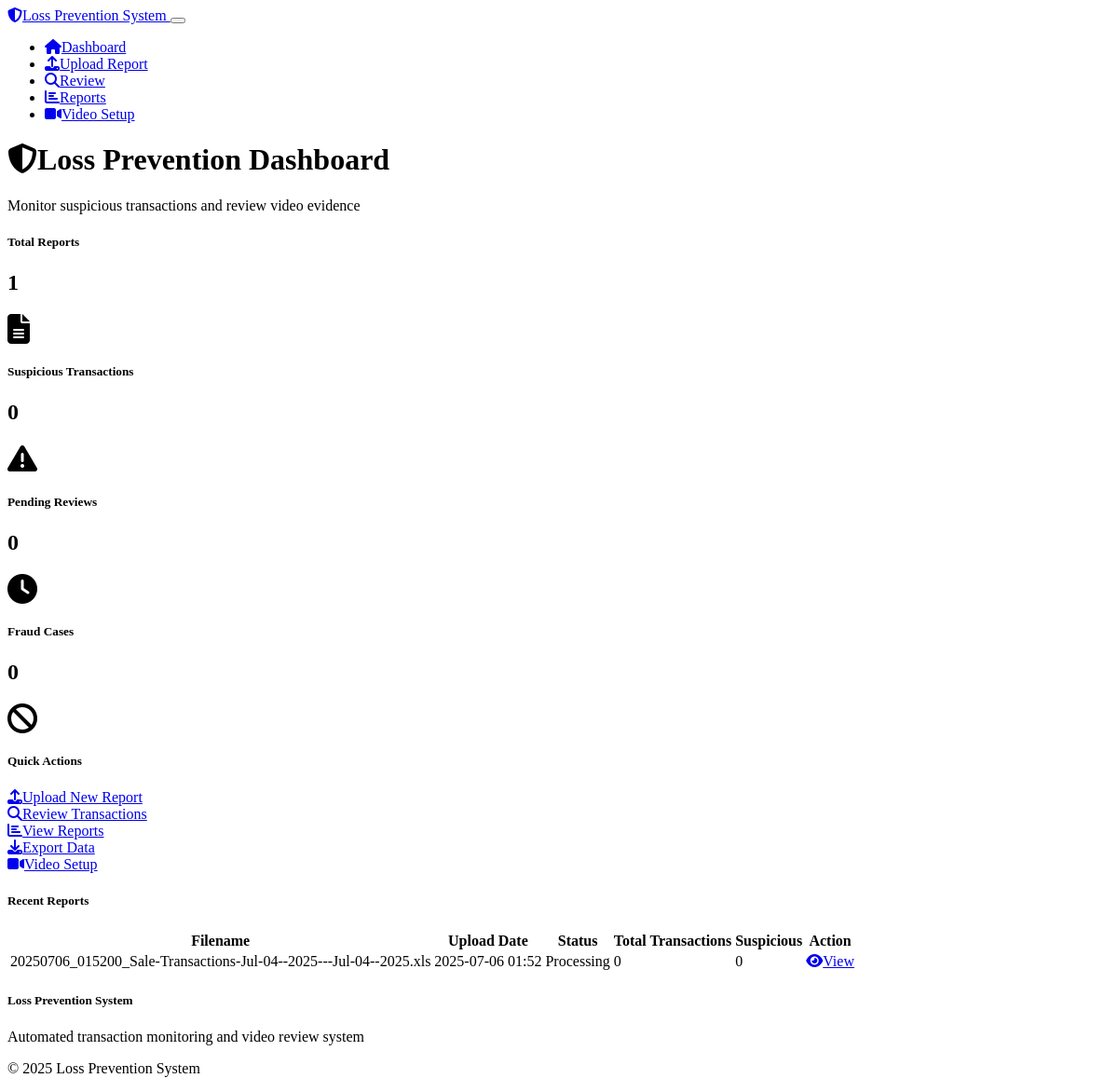
Before: / with the older database file.
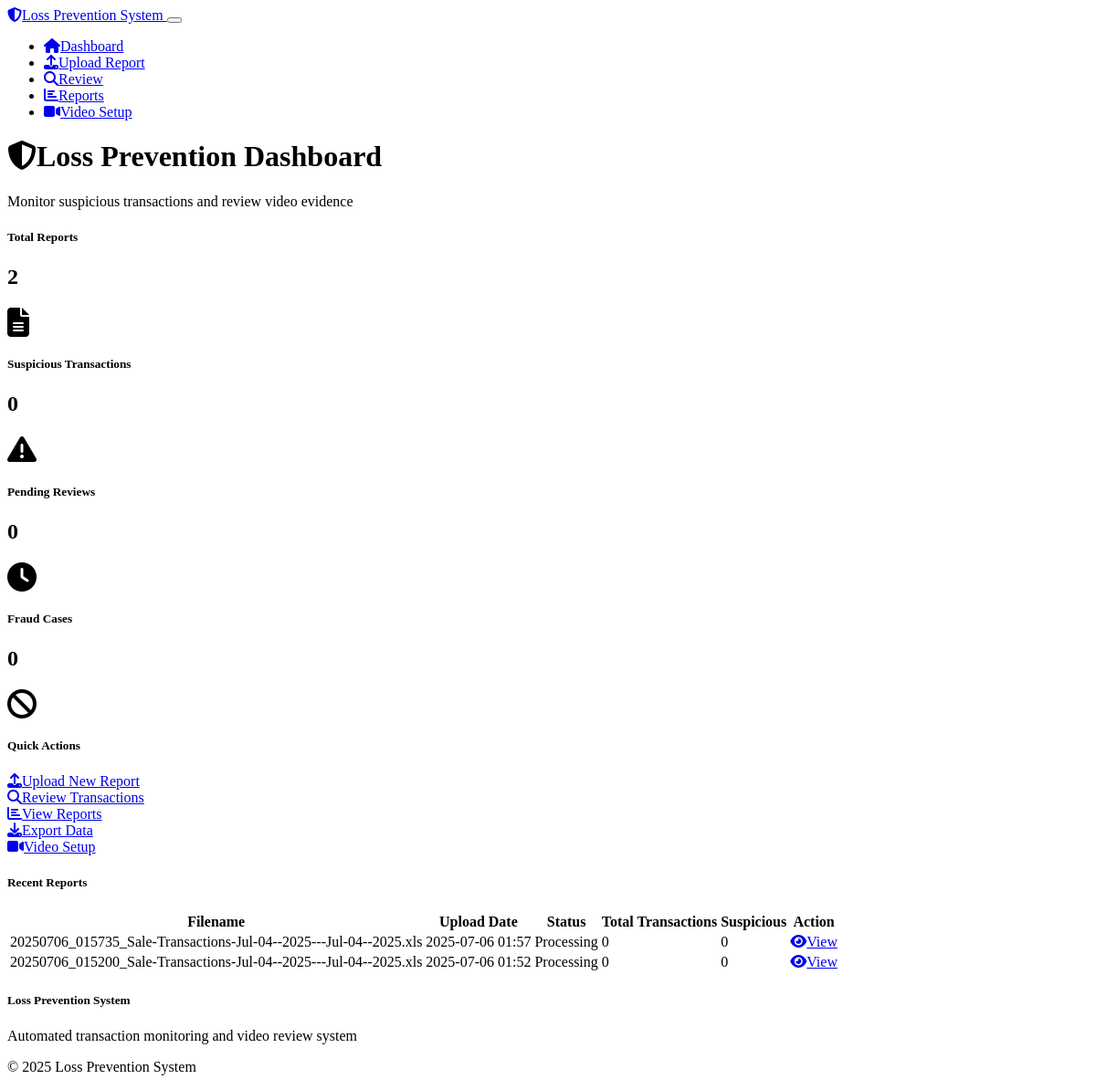
After: the same page with the newer database file.
### models.py (models this page shows)
class TransactionReport(db.Model):
    id = db.Column(db.Integer, primary_key=True)
    filename = db.Column(db.String(255), nullable=False)
    upload_date = db.Column(db.DateTime, default=datetime.utcnow)
    processed = db.Column(db.Boolean, default=False)
    total_transactions = db.Column(db.Integer, default=0)
    suspicious_transactions = db.Column(db.Integer, default=0)

### routes.py (the view)
@app.route('/')
def index():
    recent_reports = TransactionReport.query.order_by(TransactionReport.upload_date.desc()).limit(5).all()
    total_reports = TransactionReport.query.count()
    total_suspicious = SuspiciousTransaction.query.count()
    pending_reviews = SuspiciousTransaction.query.filter_by(review_status='pending').count()
    fraud_count = SuspiciousTransaction.query.filter_by(review_status='fraud').count()
    stats = {
        'total_reports': total_reports,
        'total_suspicious': total_suspicious,
        'pending_reviews': pending_reviews,
        'fraud_count': fraud_count
    }
    return render_template('index.html', recent_reports=recent_reports, stats=stats)

### templates/index.html (shortened to what this page needs)
{% extends "base.html" %}
{% block content %}
<div class="row">
    <div class="col-12">
        <h1><i class="fas fa-shield-alt me-2"></i>Loss Prevention Dashboard</h1>
        <p class="text-muted">Monitor suspicious transactions and review video evidence</p>
    </div>
</div>
<div class="row mb-4">
    <div class="col-md-3 mb-3">
        <div class="card bg-primary">
            <div class="card-body">
                <div class="d-flex align-items-center">
                    <div class="flex-grow-1">
                        <h5 class="card-title text-white">Total Reports</h5>
                        <h2 class="text-white">{{ stats.total_reports }}</h2>
                    </div>
                    <div class="text-white">
                        <i class="fas fa-file-alt fa-2x"></i>
                    </div>
                </div>
            </div>
        </div>
    </div>
    <div class="col-md-3 mb-3">
        <div class="card bg-warning">
            <div class="card-body">
                <div class="d-flex align-items-center">
                    <div class="flex-grow-1">
                        <h5 class="card-title text-white">Suspicious Transactions</h5>
                        <h2 class="text-white">{{ stats.total_suspicious }}</h2>
                    </div>
                    <div class="text-white">
                        <i class="fas fa-exclamation-triangle fa-2x"></i>
                    </div>
                </div>
            </div>
        </div>
    </div>
    <div class="col-md-3 mb-3">
        <div class="card bg-info">
            <div class="card-body">
                <div class="d-flex align-items-center">
                    <div class="flex-grow-1">
                        <h5 class="card-title text-white">Pending Reviews</h5>
                        <h2 class="text-white">{{ stats.pending_reviews }}</h2>
                    </div>
                    <div class="text-white">
                        <i class="fas fa-clock fa-2x"></i>
                    </div>
                </div>
            </div>
        </div>
    </div>
    <div class="col-md-3 mb-3">
        <div class="card bg-danger">
            <div class="card-body">
                <div class="d-flex align-items-center">
                    <div class="flex-grow-1">
                        <h5 class="card-title text-white">Fraud Cases</h5>
                        <h2 class="text-white">{{ stats.fraud_count }}</h2>
                    </div>
                    <div class="text-white">
                        <i class="fas fa-ban fa-2x"></i>
                    </div>
                </div>
            </div>
        </div>
    </div>
</div>
<div class="row mb-4">
    <div class="col-12">
        <div class="card">
            <div class="card-body">
                <h5 class="card-title">Quick Actions</h5>
                <div class="row">
                    <div class="col-md-3 mb-2">
                        <a href="{{ url_for('upload_file') }}" class="btn btn-primary w-100">
                            <i class="fas fa-upload me-2"></i>Upload New Report
                        </a>
                    </div>
                    <div class="col-md-3 mb-2">
                        <a href="{{ url_for('dashboard') }}" class="btn btn-secondary w-100">
                            <i class="fas fa-search me-2"></i>Review Transactions
                        </a>
                    </div>
                    <div class="col-md-3 mb-2">
                        <a href="{{ url_for('reports') }}" class="btn btn-info w-100">
                            <i class="fas fa-chart-bar me-2"></i>View Reports
                        </a>
                    </div>
                    <div class="col-md-3 mb-2">
                        <a href="{{ url_for('export_csv') }}" class="btn btn-success w-100">
                            <i class="fas fa-download me-2"></i>Export Data
                        </a>
                    </div>
                </div>
                <div class="row">
                    <div class="col-md-3 mb-2">
                        <a href="{{ url_for('video_settings') }}" class="btn btn-info w-100">
                            <i class="fas fa-video me-2"></i>Video Setup
                        </a>
                    </div>
                </div>
            </div>
        </div>
    </div>
</div>
<div class="row">
    <div class="col-12">
        <div class="card">
            <div class="card-header">
                <h5 class="card-title mb-0">Recent Reports</h5>
            </div>
            <div class="card-body">
                {% if recent_reports %}
                    <div class="table-responsive">
                        <table class="table table-striped">
                            <thead>
                                <tr>
                                    <th>Filename</th>
                                    <th>Upload Date</th>
                                    <th>Status</th>
                                    <th>Total Transactions</th>
                                    <th>Suspicious</th>
                                    <th>Action</th>
                                </tr>
                            </thead>
                            <tbody>
                                {% for report in recent_reports %}
                                <tr>
                                    <td>{{ report.filename }}</td>
                                    <td>{{ report.upload_date.strftime('%Y-%m-%d %H:%M') }}</td>
                                    <td>
                                        {% if report.processed %}
                                            <span class="badge bg-success">Processed</span>
                                        {% else %}
                                            <span class="badge bg-warning">Processing</span>
                                        {% endif %}
                                    </td>
                                    <td>{{ report.total_transactions }}</td>
                                    <td>
                                        {% if report.suspicious_transactions > 0 %}
                                            <span class="badge bg-danger">{{ report.suspicious_transactions }}</span>
                                        {% else %}
                                            <span class="badge bg-success">0</span>
                                        {% endif %}
                                    </td>
                                    <td>
                                        <a href="{{ url_for('dashboard') }}" class="btn btn-sm btn-secondary">
                                            <i class="fas fa-eye me-1"></i>View
                                        </a>
                                    </td>
                                </tr>
                                {% endfor %}
                            </tbody>
                        </table>
                    </div>
                {% endif %}
            </div>
        </div>
    </div>
</div>
{% endblock %}

### templates/base.html (shortened to what this page needs)
<!DOCTYPE html>
<html lang="en" data-bs-theme="dark">
<head>
    <link href="https://cdn.replit.com/agent/bootstrap-agent-dark-theme.min.css" rel="stylesheet">
    <link href="https://cdn.jsdelivr.net/npm/video.js@8.6.1/dist/video-js.css" rel="stylesheet">
    <link href="https://cdnjs.cloudflare.com/ajax/libs/font-awesome/6.4.0/css/all.min.css" rel="stylesheet">
    <link href="{{ url_for('static', filename='css/style.css') }}" rel="stylesheet">
</head>
<body>
    <nav class="navbar navbar-expand-lg navbar-dark bg-dark">
        <div class="container">
            <a class="navbar-brand" href="{{ url_for('index') }}">
                <i class="fas fa-shield-alt me-2"></i>Loss Prevention System
            </a>
            <button class="navbar-toggler" type="button" data-bs-toggle="collapse" data-bs-target="#navbarNav">
            </button>
            <div class="collapse navbar-collapse" id="navbarNav">
                <ul class="navbar-nav ms-auto">
                    <li class="nav-item">
                        <a class="nav-link" href="{{ url_for('index') }}">
                            <i class="fas fa-home me-1"></i>Dashboard
                        </a>
                    </li>
                    <li class="nav-item">
                        <a class="nav-link" href="{{ url_for('upload_file') }}">
                            <i class="fas fa-upload me-1"></i>Upload Report
                        </a>
                    </li>
                    <li class="nav-item">
                        <a class="nav-link" href="{{ url_for('dashboard') }}">
                            <i class="fas fa-search me-1"></i>Review
                        </a>
                    </li>
                    <li class="nav-item">
                        <a class="nav-link" href="{{ url_for('reports') }}">
                            <i class="fas fa-chart-bar me-1"></i>Reports
                        </a>
                    </li>
                    <li class="nav-item">
                        <a class="nav-link" href="{{ url_for('video_settings') }}">
                            <i class="fas fa-video me-1"></i>Video Setup
                        </a>
                    </li>
                </ul>
            </div>
        </div>
    </nav>
    <main class="container mt-4">
        {% block content %}{% endblock %}
    </main>
    <footer class="bg-dark text-light mt-5 py-4">
        <div class="container">
            <div class="row">
                <div class="col-md-6">
                    <h5>Loss Prevention System</h5>
                    <p class="text-muted">Automated transaction monitoring and video review system</p>
                </div>
                <div class="col-md-6 text-end">
                    <p class="text-muted">© 2025 Loss Prevention System</p>
                </div>
            </div>
        </div>
    </footer>
</body>
</html>

Changed rows visible on the page:
added TransactionReport: filename "20250706_015735_Sale-Transactions-Jul-04--2025---Jul-04--2025.xls", upload_date "2025-07-06 01:57", processed "Processing", total_transactions "0", suspicious_transactions "0"
Other visible differences:
{{ stats.total_reports }}: "1" → "2"
